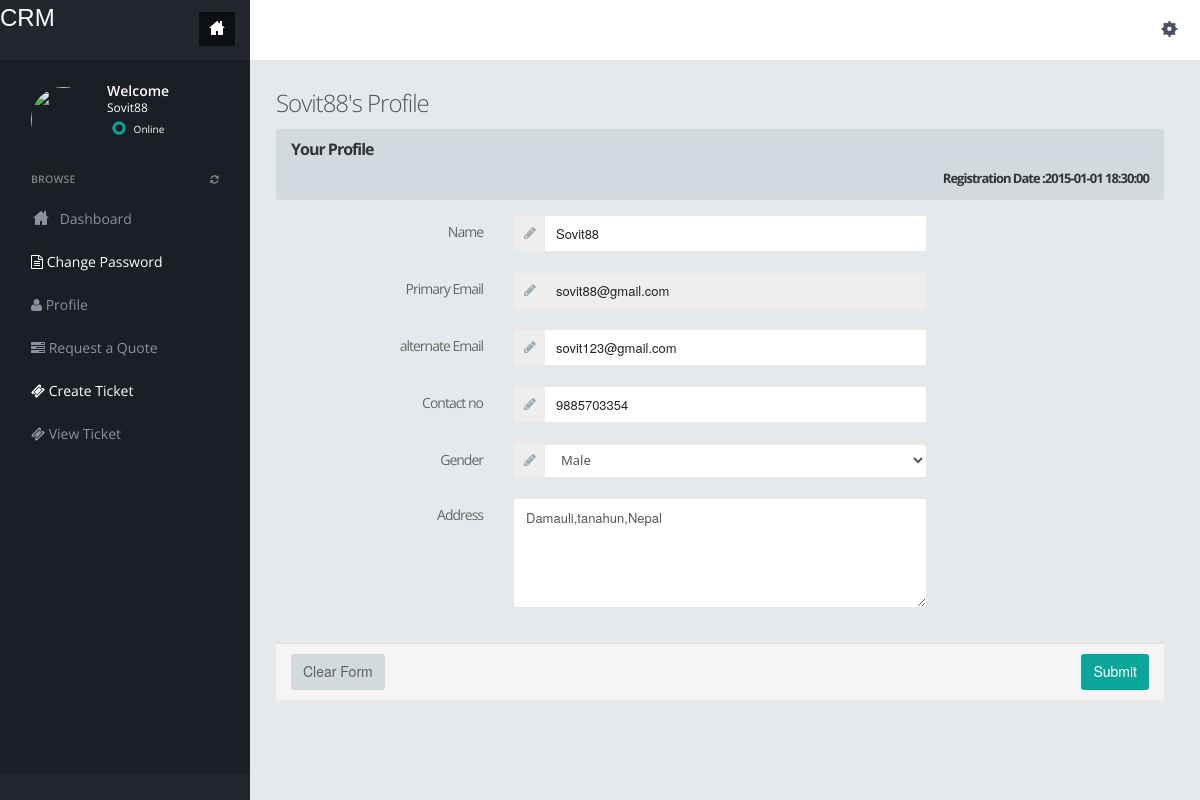
The page /crm/profile.php (signed in) on the database its author committed.
### tables this page shows
CREATE TABLE `user` (
  `id` int(11) NOT NULL,
  `name` varchar(255) DEFAULT NULL,
  `email` varchar(255) DEFAULT NULL,
  `alt_email` varchar(255) DEFAULT NULL,
  `password` varchar(255) DEFAULT NULL,
  `mobile` varchar(255) DEFAULT NULL,
  `gender` varchar(255) DEFAULT NULL,
  `user_image` varchar(255) DEFAULT NULL,
  `address` varchar(500) DEFAULT NULL,
  `status` int(11) DEFAULT NULL,
  `posting_date` timestamp NULL DEFAULT current_timestamp()
);

### crm/profile.php (the view, shortened to what this page needs)
<?php
include("dbconnection.php");
?>
<!DOCTYPE html>
<html>
<head>
<link href="admin/assets/plugins/pace/pace-theme-flash.css" rel="stylesheet" type="text/css" media="screen"/>
<link href="admin/assets/plugins/boostrapv3/css/bootstrap.min.css" rel="stylesheet" type="text/css"/>
<link href="admin/assets/plugins/boostrapv3/css/bootstrap-theme.min.css" rel="stylesheet" type="text/css"/>
<link href="admin/assets/plugins/font-awesome/css/font-awesome.css" rel="stylesheet" type="text/css"/>
<link href="admin/assets/css/animate.min.css" rel="stylesheet" type="text/css"/>
<link href="admin/assets/plugins/jquery-scrollbar/jquery.scrollbar.css" rel="stylesheet" type="text/css"/>
<link href="admin/assets/css/style.css" rel="stylesheet" type="text/css"/>
<link href="admin/assets/css/responsive.css" rel="stylesheet" type="text/css"/>
<link href="admin/assets/css/custom-icon-set.css" rel="stylesheet" type="text/css"/>
</head>
<body class="">
<?php include("header.php");?>
<div class="page-container row-fluid">
	<?php include("leftbar.php");?>
  </div>
  </div>
   <div class="footer-widget">
  </div>
  <div class="page-content">
    <div class="content">
		<div class="page-title">
			<h3><?php echo $_SESSION['name'];?>'s Profile</h3>
                           <?php
     $query=mysqli_query($con,"select * from user where email='".$_SESSION['login']."'");
	 while($row=mysqli_fetch_array($query))
	 {
	  ?>
              <div class="row">
                        <div class="col-md-12">
                            <form class="form-horizontal" method="post" enctype="multipart/form-data">
                            <div class="panel panel-default">
                                <div class="panel-heading">
                                    <h3 class="panel-title"><strong>Your Profile</h3>
                                   <div align="right">
                                        Registration Date :<?php echo $row['posting_date'];?>
                                    </div>
                                </div>
                                <div class="panel-body">
                                    <div class="form-group">
                                        <label class="col-md-3 col-xs-12 control-label">Name</label>
                                        <div class="col-md-6 col-xs-12">
                                            <div class="input-group">
                                                <span class="input-group-addon"><span class="fa fa-pencil"></span></span>
                                                <input type="text" name="name" value="<?php echo $row['name'];?>" class="form-control"/>
                                            </div>
                                        </div>
                                    </div>
                                   <div class="form-group">
                                        <label class="col-md-3 col-xs-12 control-label">Primary Email </label>
                                        <div class="col-md-6 col-xs-12">
                                            <div class="input-group">
                                                <span class="input-group-addon"><span class="fa fa-pencil"></span></span>
                                                <input type="text" name="email" value="<?php echo $row['email'];?>" disabled="disabled" class="form-control"/>
                                            </div>
                                        </div>
                                    </div>
									   <div class="form-group">
                                        <label class="col-md-3 col-xs-12 control-label">alternate Email  </label>
                                        <div class="col-md-6 col-xs-12">
                                            <div class="input-group">
                                                <span class="input-group-addon"><span class="fa fa-pencil"></span></span>
                                                <input type="text" name="alt_email" value="<?php echo $row['alt_email'];?>"  class="form-control"/>
                                            </div>
                                        </div>
                                    </div>
									   <div class="form-group">
                                        <label class="col-md-3 col-xs-12 control-label">Contact no </label>
                                        <div class="col-md-6 col-xs-12">
                                            <div class="input-group">
                                                <span class="input-group-addon"><span class="fa fa-pencil"></span></span>
                                                <input type="text"  name="phone" value="<?php echo $row['mobile'];?>"  maxlength="10" class="form-control"/>
                                            </div>
                                        </div>
                                    </div>
									   <div class="form-group">
                                        <label class="col-md-3 col-xs-12 control-label">Gender </label>
                                        <div class="col-md-6 col-xs-12">
                                            <div class="input-group">
                                                <span class="input-group-addon"><span class="fa fa-pencil"></span></span>
                                                <select class="form-control select" name="gender">
                                                  <option value="<?php echo $row['gender'];?>"><?php $a=$row['gender'];
												  if($a=='m')
												  {
												  echo "Male";
												  }
												  ?></option>
            </select>
                                            </div>
                                        </div>
                                    </div>
                                    <div class="form-group">
                                        <label class="col-md-3 col-xs-12 control-label">Address</label>
                                        <div class="col-md-6 col-xs-12">
                                            <textarea class="form-control" name="address" rows="5"><?php echo $row['address'];?></textarea>
                                        </div>
                                    </div>
                                </div>
								<?php } ?>
                                <div class="panel-footer">
                                    <button class="btn btn-default">Clear Form</button>
                                    <input type="submit" value="Submit" name="update" class="btn btn-primary pull-right">
                                </div>
                            </div>
                            </form>
                        </div>
                    </div>
		</div>
    </div>
  </div>
 </div>
</body>
</html>

### crm/admin/assets/css/responsive.css (style rules this page uses)
@media (min-width: 980px) { .page-content { margin-left: 250px; min-height: 100%; } }

### rows shown on the page
user: posting_date "2015-01-01 18:30:00", name "Sovit88", email "sovit88@gmail.com", alt_email "sovit123@gmail.com", phone "9885703354", gender "Male", address "Damauli,tanahun,Nepal"

### other values the page prints
$_SESSION['name'] "Sovit88"
